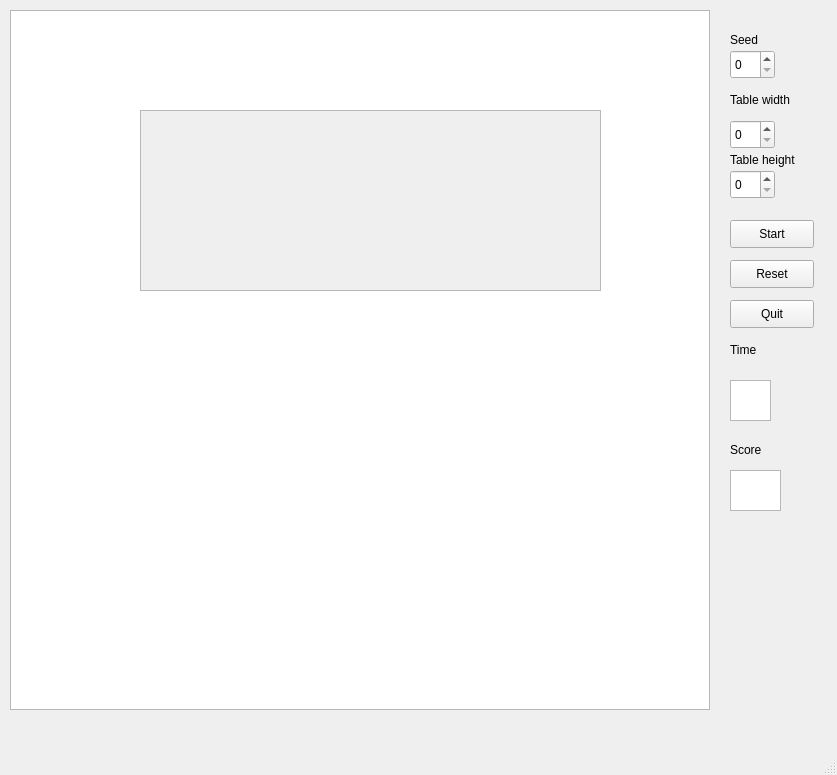
<?xml version="1.0" encoding="UTF-8"?>
<ui version="4.0">
 <class>MainWindow</class>
 <widget class="QMainWindow" name="MainWindow">
  <property name="geometry">
   <rect>
    <x>0</x>
    <y>0</y>
    <width>837</width>
    <height>775</height>
   </rect>
  </property>
  <property name="windowTitle">
   <string>MainWindow</string>
  </property>
  <widget class="QWidget" name="centralwidget">
   <widget class="QSpinBox" name="seed_spin_box">
    <property name="geometry">
     <rect>
      <x>730</x>
      <y>50</y>
      <width>45</width>
      <height>29</height>
     </rect>
    </property>
   </widget>
   <widget class="QSpinBox" name="width_spin_box">
    <property name="geometry">
     <rect>
      <x>730</x>
      <y>120</y>
      <width>45</width>
      <height>29</height>
     </rect>
    </property>
   </widget>
   <widget class="QSpinBox" name="height_spin_box">
    <property name="geometry">
     <rect>
      <x>730</x>
      <y>170</y>
      <width>45</width>
      <height>29</height>
     </rect>
    </property>
   </widget>
   <widget class="QLabel" name="seed_label">
    <property name="geometry">
     <rect>
      <x>730</x>
      <y>30</y>
      <width>63</width>
      <height>20</height>
     </rect>
    </property>
    <property name="text">
     <string>Seed</string>
    </property>
   </widget>
   <widget class="QLabel" name="gameboard_width_label">
    <property name="geometry">
     <rect>
      <x>730</x>
      <y>90</y>
      <width>81</width>
      <height>20</height>
     </rect>
    </property>
    <property name="text">
     <string>Table width</string>
    </property>
   </widget>
   <widget class="QLabel" name="gameboard_height_label">
    <property name="geometry">
     <rect>
      <x>730</x>
      <y>150</y>
      <width>81</width>
      <height>20</height>
     </rect>
    </property>
    <property name="text">
     <string>Table height</string>
    </property>
   </widget>
   <widget class="QPushButton" name="start_push_button">
    <property name="geometry">
     <rect>
      <x>730</x>
      <y>220</y>
      <width>84</width>
      <height>28</height>
     </rect>
    </property>
    <property name="text">
     <string>Start</string>
    </property>
   </widget>
   <widget class="QPushButton" name="reset_push_button">
    <property name="geometry">
     <rect>
      <x>730</x>
      <y>260</y>
      <width>84</width>
      <height>28</height>
     </rect>
    </property>
    <property name="text">
     <string>Reset</string>
    </property>
   </widget>
   <widget class="QPushButton" name="quit_push_button">
    <property name="geometry">
     <rect>
      <x>730</x>
      <y>300</y>
      <width>84</width>
      <height>28</height>
     </rect>
    </property>
    <property name="text">
     <string>Quit</string>
    </property>
   </widget>
   <widget class="QWidget" name="game_widget" native="true">
    <property name="enabled">
     <bool>false</bool>
    </property>
    <property name="geometry">
     <rect>
      <x>140</x>
      <y>109</y>
      <width>461</width>
      <height>361</height>
     </rect>
    </property>
   </widget>
   <widget class="QGraphicsView" name="graphics_view">
    <property name="geometry">
     <rect>
      <x>10</x>
      <y>10</y>
      <width>700</width>
      <height>700</height>
     </rect>
    </property>
   </widget>
   <widget class="QTextBrowser" name="timer_text_browser">
    <property name="geometry">
     <rect>
      <x>730</x>
      <y>380</y>
      <width>41</width>
      <height>41</height>
     </rect>
    </property>
   </widget>
   <widget class="QTextBrowser" name="score_text_browser">
    <property name="geometry">
     <rect>
      <x>730</x>
      <y>470</y>
      <width>51</width>
      <height>41</height>
     </rect>
    </property>
   </widget>
   <widget class="QLabel" name="time_label">
    <property name="geometry">
     <rect>
      <x>730</x>
      <y>340</y>
      <width>63</width>
      <height>20</height>
     </rect>
    </property>
    <property name="text">
     <string>Time</string>
    </property>
   </widget>
   <widget class="QLabel" name="score_lable">
    <property name="geometry">
     <rect>
      <x>730</x>
      <y>440</y>
      <width>63</width>
      <height>20</height>
     </rect>
    </property>
    <property name="text">
     <string>Score</string>
    </property>
   </widget>
   <widget class="QTextBrowser" name="game_info_text_browser">
    <property name="enabled">
     <bool>false</bool>
    </property>
    <property name="geometry">
     <rect>
      <x>140</x>
      <y>110</y>
      <width>461</width>
      <height>181</height>
     </rect>
    </property>
    <property name="styleSheet">
     <string notr="true">font: 34pt &quot;Cantarell&quot;;</string>
    </property>
   </widget>
   <zorder>graphics_view</zorder>
   <zorder>seed_spin_box</zorder>
   <zorder>width_spin_box</zorder>
   <zorder>height_spin_box</zorder>
   <zorder>seed_label</zorder>
   <zorder>gameboard_width_label</zorder>
   <zorder>gameboard_height_label</zorder>
   <zorder>start_push_button</zorder>
   <zorder>reset_push_button</zorder>
   <zorder>quit_push_button</zorder>
   <zorder>game_widget</zorder>
   <zorder>timer_text_browser</zorder>
   <zorder>score_text_browser</zorder>
   <zorder>time_label</zorder>
   <zorder>score_lable</zorder>
   <zorder>game_info_text_browser</zorder>
  </widget>
  <widget class="QMenuBar" name="menubar">
   <property name="geometry">
    <rect>
     <x>0</x>
     <y>0</y>
     <width>837</width>
     <height>25</height>
    </rect>
   </property>
  </widget>
  <widget class="QStatusBar" name="statusbar"/>
 </widget>
 <resources/>
 <connections>
  <connection>
   <sender>quit_push_button</sender>
   <signal>clicked()</signal>
   <receiver>MainWindow</receiver>
   <slot>close()</slot>
   <hints>
    <hint type="sourcelabel">
     <x>691</x>
     <y>488</y>
    </hint>
    <hint type="destinationlabel">
     <x>489</x>
     <y>348</y>
    </hint>
   </hints>
  </connection>
 </connections>
</ui>
